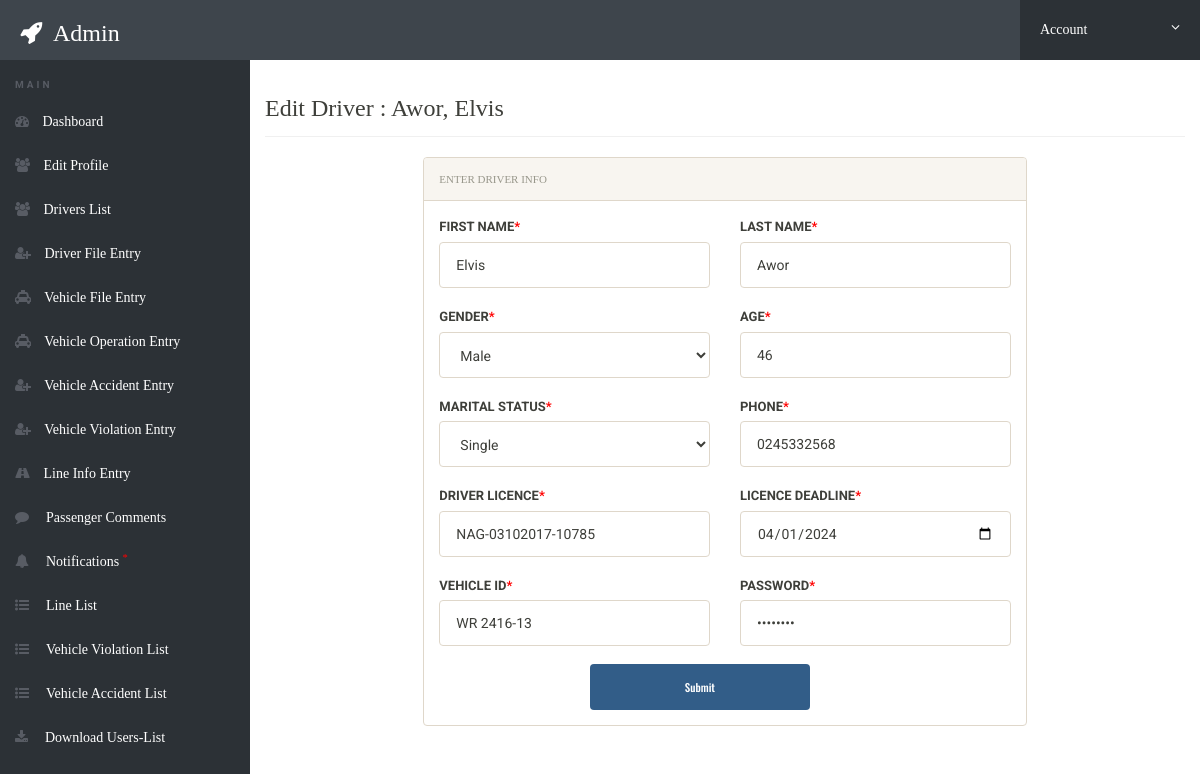
The page /admin/edit-driver.php?edit=1 (signed in) on the database its author committed.
### tables this page shows
CREATE TABLE `driver_info_tbl` (
  `driver_number` int(3) NOT NULL,
  `driver_fname` varchar(20) NOT NULL,
  `driver_lname` varchar(25) NOT NULL,
  `gender` enum('Male','Female') NOT NULL,
  `age` int(2) NOT NULL,
  `marital_status` enum('Single','Married','Divorced') NOT NULL,
  `phone` varchar(10) NOT NULL,
  `license_number` varchar(18) NOT NULL,
  `license_deadline` date NOT NULL,
  `password` varchar(50) NOT NULL,
  `date_registered` timestamp NOT NULL DEFAULT CURRENT_TIMESTAMP,
  `vehicle_ID` varchar(10) NOT NULL
);

### admin/edit-driver.php (the view, shortened to what this page needs)
<?php
include('includes/config.php');
if(strlen($_SESSION['alogin'])==0)
	{
header('location:index.php');
}
else{
if(isset($_GET['edit']))
	{
		$editid=$_GET['edit'];
	}
?>
<!doctype html>
<html lang="en" class="no-js">
<head>
	<link rel="stylesheet" href="css/font-awesome.min.css">
	<link rel="stylesheet" href="css/bootstrap.min.css">
	<link rel="stylesheet" href="css/dataTables.bootstrap.min.css">
	<link rel="stylesheet" href="css/bootstrap-social.css">
	<link rel="stylesheet" href="css/bootstrap-select.css">
	<link rel="stylesheet" href="css/fileinput.min.css">
	<link rel="stylesheet" href="css/awesome-bootstrap-checkbox.css">
	<link rel="stylesheet" href="css/style.css">
</head>
<body>
<?php
		$sql = "SELECT * FROM `driver_info_tbl` WHERE `driver_number` = $editid";
		$result = @mysqli_query($conn, $sql);
        $rows = mysqli_fetch_assoc($result);
?>
	<?php include('includes/header.php');?>
	<div class="ts-main-content">
	<?php include('includes/leftbar.php');?>
		<div class="content-wrapper">
			<div class="container-fluid">
				<div class="row">
					<div class="col-md-12">
						<h3 class="page-title">Edit Driver : <?php echo htmlentities($rows['driver_lname']) . ", " . htmlentities($rows['driver_fname']);?></h3>
						<div class="row">
							<div class="col-md-8 col-md-offset-2">
								<div class="panel panel-default">
									<div class="panel-heading">Enter Driver Info</div>
<div class="panel-body">
    <form method="post" class="form-horizontal">
        <div class="row">
            <div class="col-md-6">
                <label for="" class="text-uppercase text-sm">First Name<span style="color:red">*</span></label>
                <input type="text" placeholder="First Name" name="fname" class="form-control mb" required value="<?php echo $rows['driver_fname'];?>">
            </div>
            <div class="col-md-6">
                <label for="" class="text-uppercase text-sm">Last Name<span style="color:red">*</span></label>
                <input type="text" placeholder="Last Name" name="lname" class="form-control mb" required value="<?php echo $rows['driver_lname'];?>">
            </div>
        </div>
        <div class="row">
            <div class="col-md-6">
                <label for="" class="text-uppercase text-sm">Gender<span style="color:red">*</span></label>
                <select name="gender" class="form-control mb" required selected="<?php echo $rows['gender'];?>">
                    <option value="Male">Male</option>
                </select>
            </div>
            <div class="col-md-6">
                <label for="" class="text-uppercase text-sm">Age<span style="color:red">*</span></label>
                <input type="number" placeholder="Age" name="age" class="form-control mb" required value="<?php echo $rows['age'];?>"><span class="text-danger"><?php if(isset($age_error)) echo $age_error; ?></span>
            </div>
        </div>
        <div class="row">
            <div class="col-md-6">
                <label for="" class="text-uppercase text-sm">Marital Status<span style="color:red">*</span></label>
                <select name="m_status" class="form-control mb" required selected="<?php echo $rows['marital_status'];?>">
                    <option value="Single">Single</option>
                </select>
            </div>
            <div class="col-md-6">
                <label for="" class="text-uppercase text-sm">Phone<span style="color:red">*</span></label>
                <input type="text" pattern="[0-9]{10}" title="Phone number must be digits and 10 numbers" placeholder="Phone Number" name="phone" class="form-control mb" required value="<?php echo $rows['phone'];?>">
            </div>
        </div>
        <div class="row">
            <div class="col-md-6">
                <label for="" class="text-uppercase text-sm">Driver Licence<span style="color:red">*</span></label>
                <input type="text" placeholder="Driver Licence" name="d_licence" class="form-control mb" required value="<?php echo $rows['license_number'];?>">
            </div>
            <div class="col-md-6">
                <label for="" class="text-uppercase text-sm">Licence Deadline<span style="color:red">*</span></label>
                <input type="date" name="licence_d" class="form-control mb" required value="<?php echo $rows['license_deadline'];?>">
            </div>
        </div>
        <div class="row">
            <div class="col-md-6">
                <label for="" class="text-uppercase text-sm">Vehicle ID<span style="color:red">*</span></label>
                <input type="text" placeholder="Vehicle ID" name="vehicleID" class="form-control mb" required value="<?php echo $rows['vehicle_ID'];?>">
            </div>
            <div class="col-md-6">
                <label for="" class="text-uppercase text-sm">Password<span style="color:red">*</span></label>
                <input type="password" placeholder="Password" name="password" class="form-control mb" required value="<?php echo $rows['password'];?>">
            </div>
        </div>
        <div class="row">
            <div class="col-md-5 col-md-offset-3">
                <button class="btn btn-primary btn-block" name="register" type="submit">Submit</button>
            </div>
        </div>
</form>
</div>
								</div>
							</div>
						</div>
					</div>
				</div>
			</div>
		</div>
	</div>
</body>
</html>
<?php } ?>

### admin/css/style.css (style rules this page uses)
html { font-size: 14px; }
@media only screen and (min-width: 480px) { html { font-size: 17px; } }
@media only screen and (min-width: 768px) { html { font-size: 14px; } }
body { font-size: 1em; }
.btn { font-family: 'Oswald', sans-serif; }
.panel { overflow: hidden; }
.text-sm { font-size: 13px; }
.mb { margin-bottom: 18px; }
.btn { text-transform: none; }
.page-title { padding-bottom: 15px; margin-bottom: 20px; border-bottom: 1px solid #f0f0f0; }
.ts-main-content .content-wrapper { padding-top: 15px; margin-top: 60px; }
@media only screen and (min-width: 992px) { .ts-main-content .content-wrapper { margin-left: 250px; } }
.page-title { font-family: 'Mali', cursive; }
.panel-heading, td, tr, h5 { font-family: 'Lovers Quarrel', cursive; }
.pull-left,h3 { font-family: 'Sevillana', cursive; }

### rows shown on the page
driver_info_tbl: driver_lname "Awor", driver_fname "Elvis", fname "Elvis", lname "Awor", gender "Male", age "46", m_status "Single", phone "0245332568", d_licence "NAG-03102017-10785", licence_d "04/01/2024", vehicleID "WR 2416-13"

### other values the page prints
$_SESSION['alogin'] "Admin"
